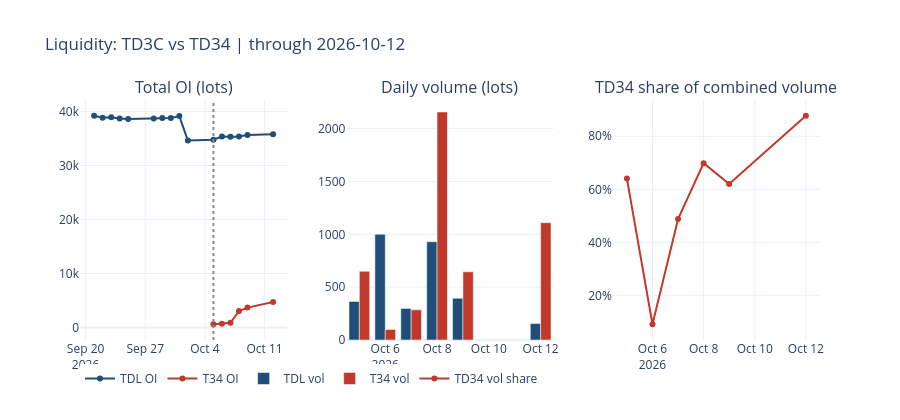

The code cell stored with this chart in its notebook:
### Markdown cell above
## Migration? Liquidity share

If the book were migrating, we would expect TDL total OI to fall as T34 OI rises, and T34 volume to dominate. Watch both series from T34’s listing date.

### Code cell
tot3c = total_oi(oi_tdl.loc[oi_tdl["TRADE_DATE"] >= date(2026, 9, 21)])
tot34 = total_oi(oi_t34)

vol3c = (
    tdl.loc[tdl["TRADE_DATE"] >= t34_birth]
    .groupby("TRADE_DATE", as_index=False)["VOLUME_LOTS"].sum()
    .rename(columns={"VOLUME_LOTS": "VOL_TD3C"})
)
vol34 = (
    t34.groupby("TRADE_DATE", as_index=False)["VOLUME_LOTS"].sum()
    .rename(columns={"VOLUME_LOTS": "VOL_TD34"})
)
vol = vol3c.merge(vol34, on="TRADE_DATE", how="outer").sort_values("TRADE_DATE")
vol["SHARE_TD34"] = vol["VOL_TD34"] / (vol["VOL_TD3C"] + vol["VOL_TD34"])

fig = make_subplots(
    rows=1, cols=3,
    subplot_titles=("Total OI (lots)", "Daily volume (lots)", "TD34 share of combined volume"),
    horizontal_spacing=0.08,
)
fig.update_layout(
    title=f"Liquidity: TD3C vs TD34 | through {session}",
    template="plotly_white", height=420,
    legend=dict(orientation="h"),
)
fig.add_trace(go.Scatter(x=tot3c["TRADE_DATE"], y=tot3c["OI_LOTS"], name="TDL OI",
                         line=dict(color="#1f4e79", width=2)), 1, 1)
fig.add_trace(go.Scatter(x=tot34["TRADE_DATE"], y=tot34["OI_LOTS"], name="T34 OI",
                         line=dict(color="#c0392b", width=2)), 1, 1)
fig.add_vline(x=str(t34_birth), line_dash="dot", line_color="#7f8c8d", row=1, col=1)

fig.add_trace(go.Bar(x=vol["TRADE_DATE"], y=vol["VOL_TD3C"], name="TDL vol",
                     marker_color="#1f4e79"), 1, 2)
fig.add_trace(go.Bar(x=vol["TRADE_DATE"], y=vol["VOL_TD34"], name="T34 vol",
                     marker_color="#c0392b"), 1, 2)
fig.update_layout(barmode="group")

fig.add_trace(go.Scatter(x=vol["TRADE_DATE"], y=vol["SHARE_TD34"], name="TD34 vol share",
                         mode="lines+markers", line=dict(color="#c0392b")), 1, 3)
fig.update_yaxes(tickformat=".0%", row=1, col=3)
fig.show()

oi0 = tot34.iloc[0]["OI_LOTS"]
oi1 = tot34.iloc[-1]["OI_LOTS"]
tdl0 = tot3c.loc[tot3c["TRADE_DATE"] == t34_birth, "OI_LOTS"]
tdl1 = tot3c.loc[tot3c["TRADE_DATE"] == session, "OI_LOTS"]
tdl0v = float(tdl0.iloc[0]) if len(tdl0) else float("nan")
tdl1v = float(tdl1.iloc[0]) if len(tdl1) else float("nan")
display(Markdown(
    f"T34 OI **{oi0:,.0f} → {oi1:,.0f}** lots (+{oi1-oi0:,.0f}) since listing. "
    f"TDL OI on those days **{tdl0v:,.0f} → {tdl1v:,.0f}** "
    f"(Δ {tdl1v-tdl0v:+,.0f}). "
    f"Peak TD34 volume share **{vol['SHARE_TD34'].max():.0%}** "
    f"(latest {vol['SHARE_TD34'].iloc[-1]:.0%})."
))

### Figure 1 — Plotly figure (JSON) as saved in the notebook; plotly's stock layout.template omitted (floating-point values rounded to 4 significant figures)
{"data": [{"line": {"color": "#1f4e79", "width": 2}, "name": "TDL OI", "type": "scatter", "x": ["2026-09-21", "2026-09-22", "2026-09-23", "2026-09-24", "2026-09-25", "2026-09-28", "2026-09-29", "2026-09-30", "2026-10-01", "2026-10-02", "2026-10-05", "2026-10-06", "2026-10-07", "2026-10-08", "2026-10-09", "2026-10-12"], "xaxis": "x", "y": [39210.0, 38830.0, 38930.0, 38700.0, 38620.0, 38700.0, 38810.0, 38810.0, 39150.0, 34630.0, 34790.0, 35350.0, 35340.0, 35360.0, 35650.0, 35780.0], "yaxis": "y"}, {"line": {"color": "#c0392b", "width": 2}, "name": "T34 OI", "type": "scatter", "x": ["2026-10-05", "2026-10-06", "2026-10-07", "2026-10-08", "2026-10-09", "2026-10-12"], "xaxis": "x", "y": [605.0, 705.0, 885.0, 3042.0, 3687.0, 4737.0], "yaxis": "y"}, {"marker": {"color": "#1f4e79"}, "name": "TDL vol", "type": "bar", "x": ["2026-10-05", "2026-10-06", "2026-10-07", "2026-10-08", "2026-10-09", "2026-10-12"], "xaxis": "x2", "y": [365, 1000, 299, 930, 395, 155], "yaxis": "y2"}, {"marker": {"color": "#c0392b"}, "name": "T34 vol", "type": "bar", "x": ["2026-10-05", "2026-10-06", "2026-10-07", "2026-10-08", "2026-10-09", "2026-10-12"], "xaxis": "x2", "y": [650, 100, 285, 2157, 645, 1110], "yaxis": "y2"}, {"line": {"color": "#c0392b"}, "mode": "lines+markers", "name": "TD34 vol share", "type": "scatter", "x": ["2026-10-05", "2026-10-06", "2026-10-07", "2026-10-08", "2026-10-09", "2026-10-12"], "xaxis": "x3", "y": [0.6404, 0.09091, 0.488, 0.6987, 0.6202, 0.8775], "yaxis": "y3"}], "layout": {"annotations": [{"font": {"size": 16}, "showarrow": false, "text": "Total OI (lots)", "x": 0.14, "xanchor": "center", "xref": "paper", "y": 1, "yanchor": "bottom", "yref": "paper"}, {"font": {"size": 16}, "showarrow": false, "text": "Daily volume (lots)", "x": 0.5, "xanchor": "center", "xref": "paper", "y": 1, "yanchor": "bottom", "yref": "paper"}, {"font": {"size": 16}, "showarrow": false, "text": "TD34 share of combined volume", "x": 0.86, "xanchor": "center", "xref": "paper", "y": 1, "yanchor": "bottom", "yref": "paper"}], "barmode": "group", "height": 420, "legend": {"orientation": "h"}, "shapes": [{"line": {"color": "#7f8c8d", "dash": "dot"}, "type": "line", "x0": "2026-10-05", "x1": "2026-10-05", "xref": "x", "y0": 0, "y1": 1, "yref": "y domain"}], "title": {"text": "Liquidity: TD3C vs TD34 | through 2026-10-12"}, "xaxis": {"anchor": "y", "domain": [0, 0.28]}, "xaxis2": {"anchor": "y2", "domain": [0.36, 0.64]}, "xaxis3": {"anchor": "y3", "domain": [0.72, 1]}, "yaxis": {"anchor": "x", "domain": [0, 1]}, "yaxis2": {"anchor": "x2", "domain": [0, 1]}, "yaxis3": {"anchor": "x3", "domain": [0, 1], "tickformat": ".0%"}}}
